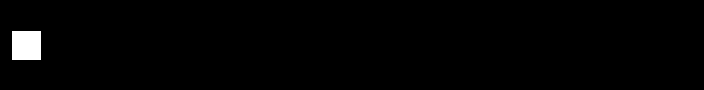
Frame 1 (no input)
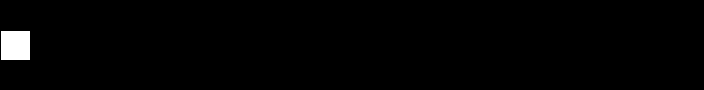
Frame 60 (the mouse pressed at the canvas centre just before this capture)
Frame 120 (the mouse held since frame 60 and released just before this capture): identical to frame 60, image omitted

The Processing sketch that drew these frames (run headless with seeded random() and noise(); from frame 60 on, the mouse is pressed at the canvas centre):

// Processing sketch: sketch_211031a
// ── sketch_211031a.pde
void setup() {
  size(704, 90);
  frameRate(30);
}

void draw() {
  background(0);
  fill(255);
  rect(timeLoop(60) * width, 30, 30, 30);
}

float timeLoop(float nFramesInLoop) {
  return frameCount % nFramesInLoop / nFramesInLoop;
}
